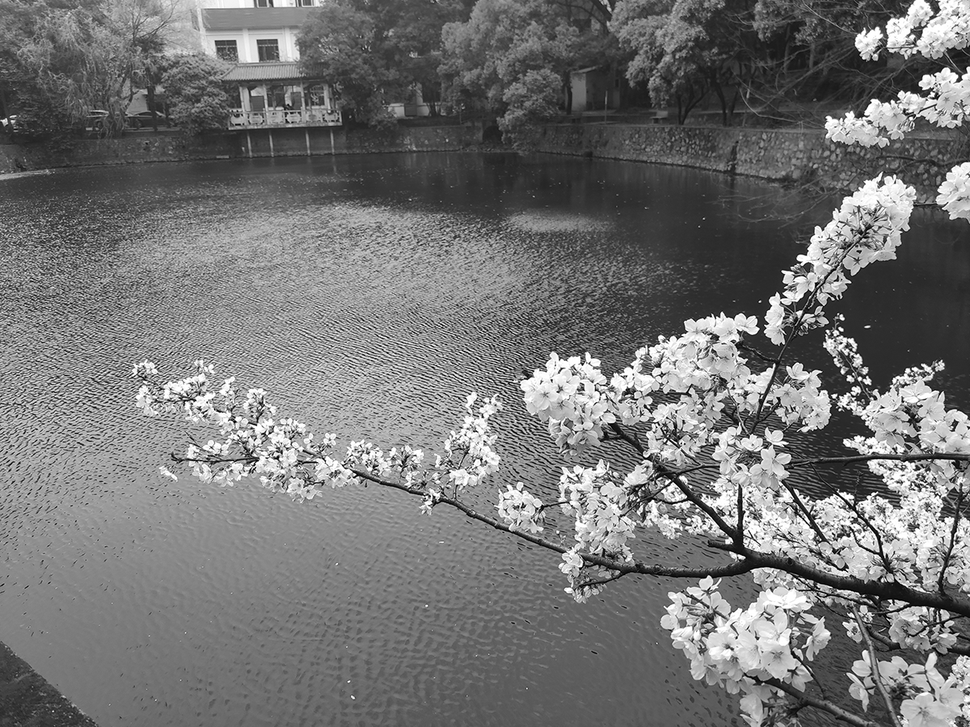
#> input picture courses/digital_image_processing/homework1/sakura.png, 970 x 727 px, shrunk from 1200 x 900 before the run
$ python homework1.py
#> lines starting #> are read from the running program, lines starting #| are printed output that depends on the picture
#> further down, image_sakura is the input picture: shape (727, 970); min 0, max 255, mean 116.1
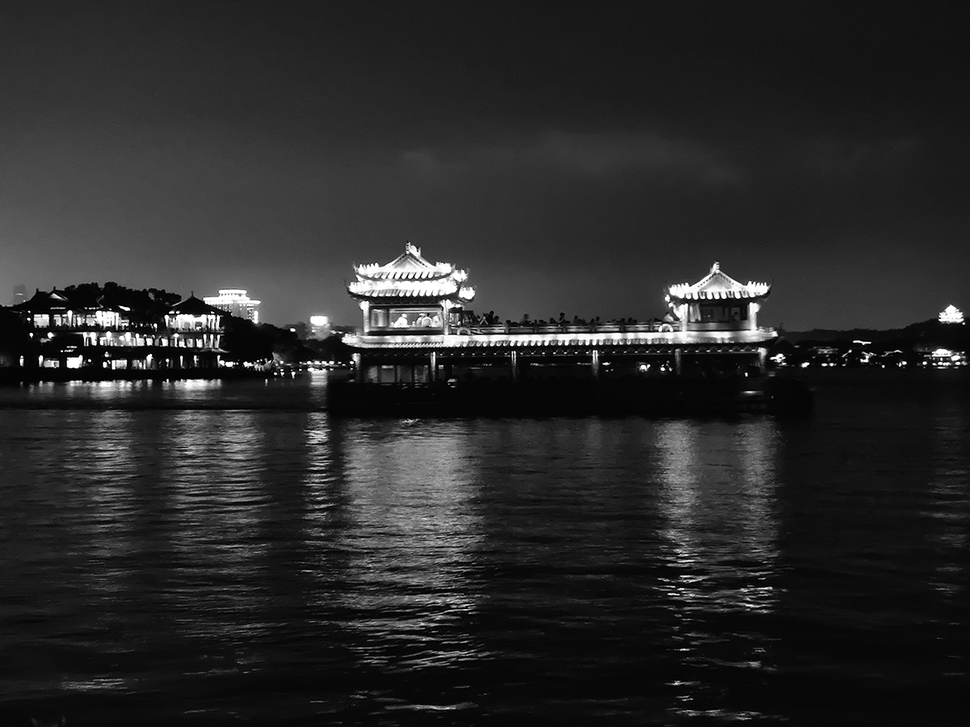
#> input picture courses/digital_image_processing/homework1/west_lake.png, 970 x 727 px, shrunk from 1200 x 900 before the run
#> further down, image_west_lake is the input picture: shape (727, 970); min 0, max 255, mean 41.7
import cv2
import numpy as np


def grayscale_image(image):
	"""
	进行8位分解图像
	:param image: 原始图像
	:return:
	"""
	# 储存分解图像的数组
	g_image_array = []

	# 对图像的每一位使用位运算进行提取并存入数组
	for i in range(8):
		g_image_array.append(image % 2)
		image = image // 2
#> this loop made 8 passes
#> pass 2, in grayscale_image, `image = image // 2`:
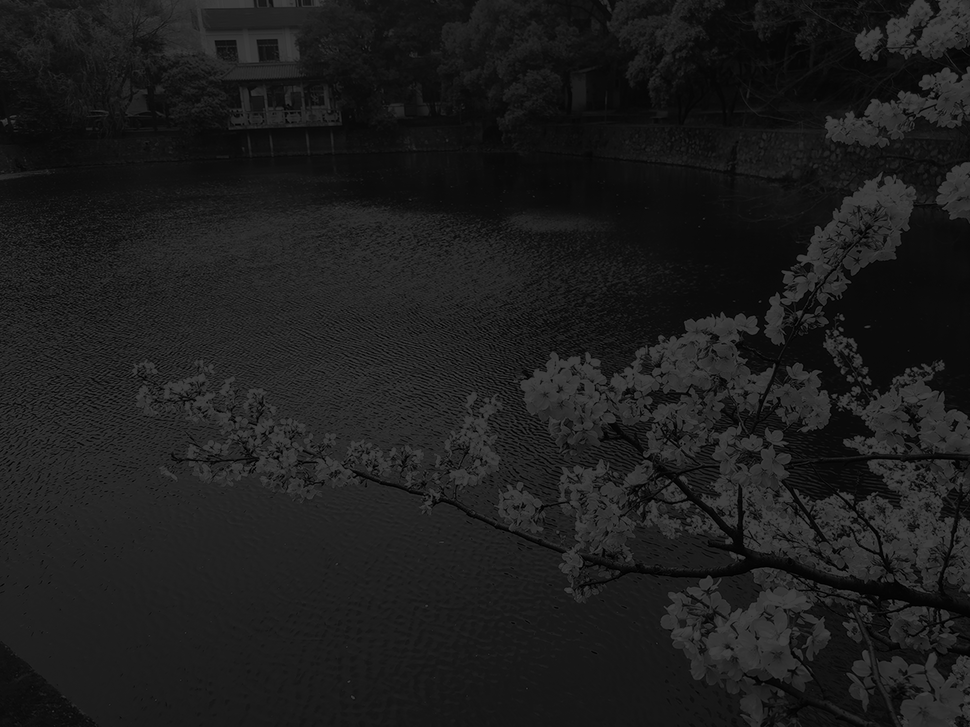
#> image: shape (727, 970); min 0, max 63, mean 28.6
#> after the loop: image: shape (727, 970); every value is 0
#> after the loop, g_image_array = 8 items

	# 将提取后的图像中的0和1分别变为0和255进行二值化
	for i in range(len(g_image_array)):
		g_image_array[i] = g_image_array[i] * 255

		# 显示当前灰度层次的图像
		cv2.namedWindow('demo', 0)
		cv2.imshow("demo", g_image_array[i])
		cv2.waitKey(0)
		cv2.destroyAllWindows()

		# 写入文件
		cv2.imwrite(f"./result/sakura_grayscale_{i}.png", g_image_array[i])
#> this loop made 8 passes
#> pass 1, in grayscale_image, `cv2.imshow("demo", g_image_array[i])`:
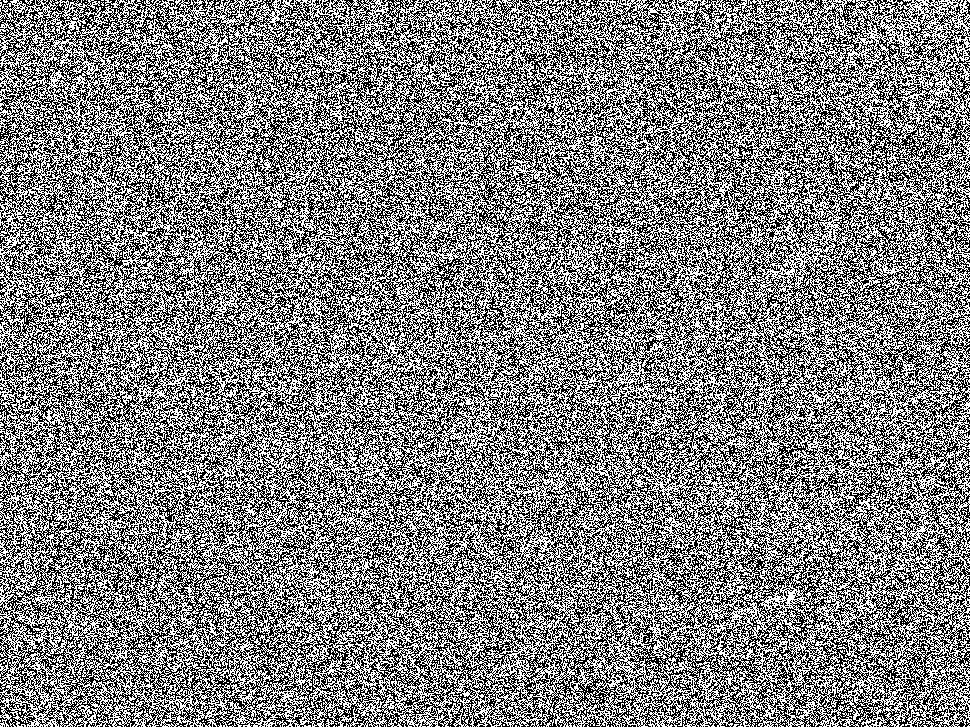
#> window 'demo': shape (727, 970); 50.3% white; black in thin lines or dots
#> pass 2, in grayscale_image, `cv2.imshow("demo", g_image_array[i])`:
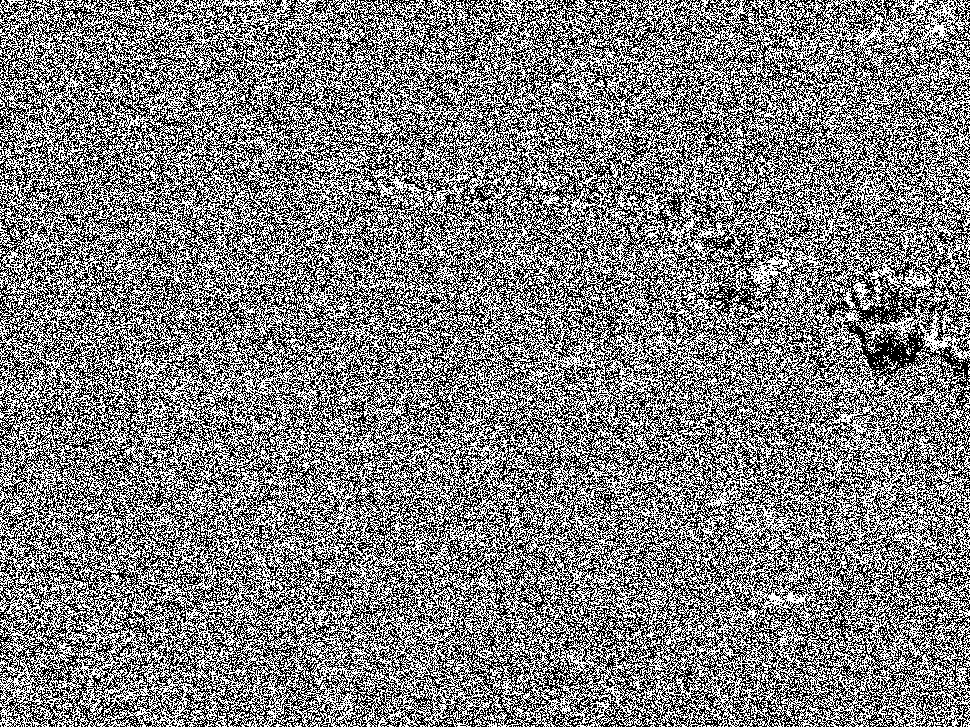
#> window 'demo': shape (727, 970); 50.2% white; black in thin lines or dots

def grayscale_image2(image):
	"""
	查看图像的高4比特和低4比特
	:param image: 原始图像
	:return:
	"""
	# 储存分解图像的数组
	g_image_array = []

	# 对图像的每四位使用位运算进行提取并存入数组
	for i in range(2):
		g_image_array.append(image % 16)
		image = image // 16
#> after the loop, g_image_array = 2 items

	# 将提取后的图像中的数扩展到8位
	for i in range(len(g_image_array)):
		g_image_array[i] = g_image_array[i] * 16

		# 显示当前灰度层次的图像
		cv2.namedWindow('demo', 0)
		cv2.imshow("demo", g_image_array[i])
		cv2.waitKey(0)
		cv2.destroyAllWindows()

		# 写入文件
		cv2.imwrite(f"./result/sakura_grayscale(4bit)_{i}.png", g_image_array[i])
#> this loop made 2 passes
#> pass 1, in grayscale_image2, `cv2.imshow("demo", g_image_array[i])`:
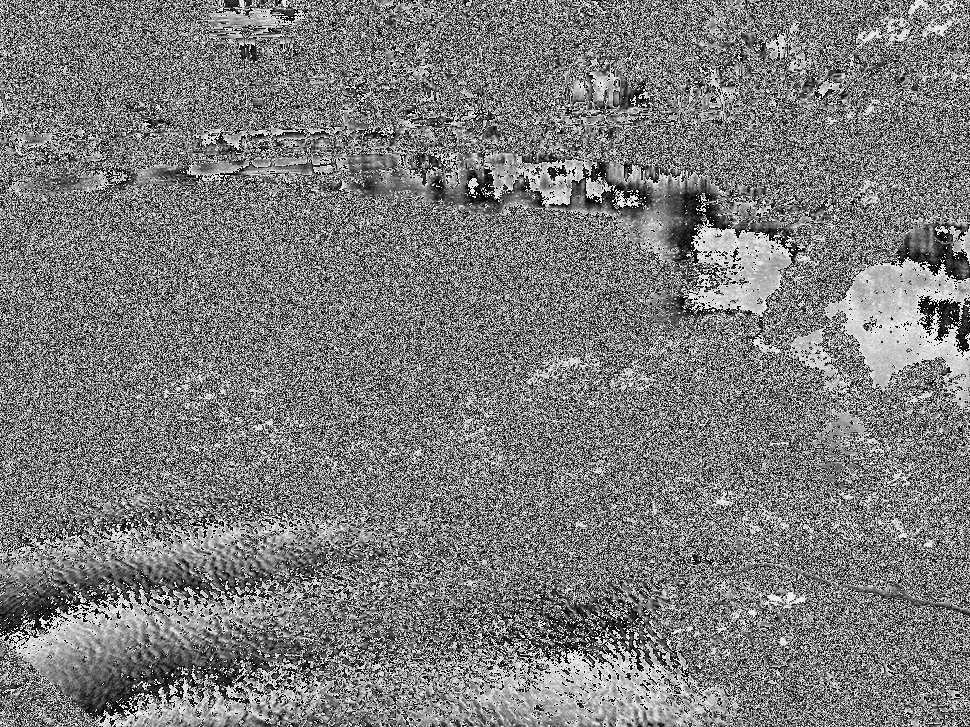
#> window 'demo': shape (727, 970); min 0, max 240, mean 123.8


def histogram_equalization(image):
	"""
	对图像的直方图进行均衡化
	:param image: 原始图像
	:return:
	"""
	# 灰阶数组
	gray_level_array = np.zeros(256)

	i_height = image.shape[0]
#> i_height = 727
	i_width = image.shape[1]
#> i_width = 970

	# 统计出每个灰阶像素点的个数并存入数组
	for i in range(i_height):
		for j in range(i_width):
			gray_level_array[image[i, j]] += 1

	# 原始直方图数组
	probability_array = np.zeros(256)
	for i in range(256):
		probability_array[i] = gray_level_array[i] / (i_height * i_width)

	# 累计直方图数组
	cumulative_probability_array = np.zeros(256)
	cumulative_probability_array[0] = probability_array[0]

	# 填入累计直方图数组，累计直方图 = 上一灰阶累计直方图 + 当前直方图
	for i in range(1, 256):
		cumulative_probability_array[i] = cumulative_probability_array[i - 1] + probability_array[i]
#> after the loop, cumulative_probability_array = 256 values from 0.00284 to 1

	# 转换数组，后续可以进行查表计算，优化程序速度
	convert_array = np.zeros(256)
	for i in range(256):
		convert_array[i] = int(cumulative_probability_array[i] * 255 + 0.5)
#> after the loop, convert_array = 256 values from 1 to 255

	# 进行直方图均衡化计算，进行取整扩展
	for i in range(i_height):
		for j in range(i_width):
			image[i, j] = convert_array[image[i, j]]
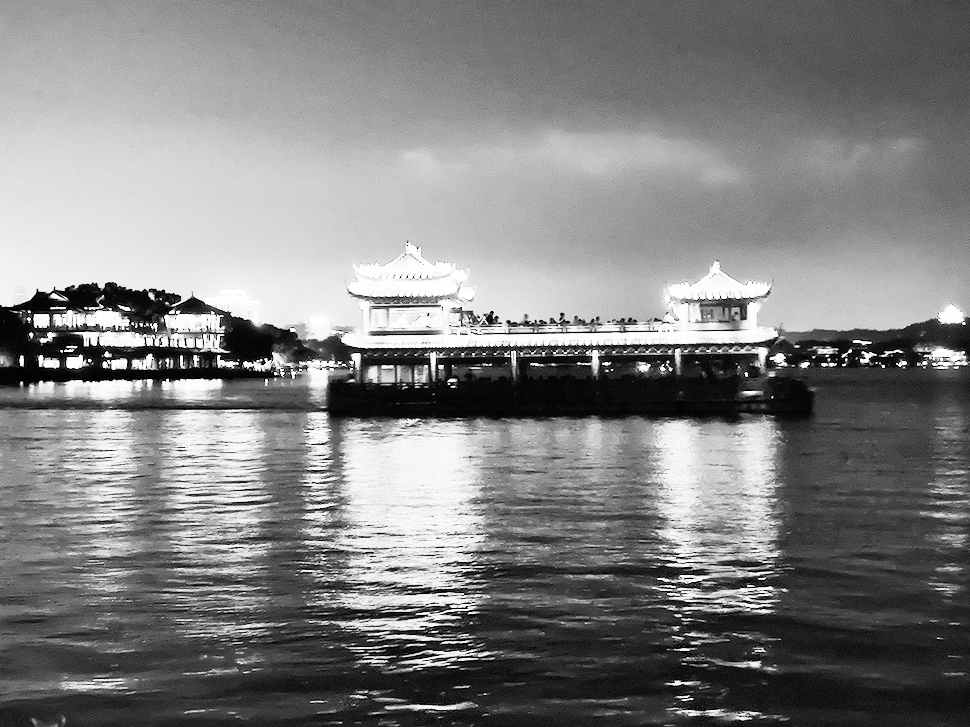
#> image: shape (727, 970); min 1, max 255, mean 129.2

	# 显示直方图均衡化之后的图像
	cv2.namedWindow('demo', 0)
	cv2.imshow("demo", image)
	cv2.waitKey(0)
	cv2.destroyAllWindows()

	# 写入文件
	cv2.imwrite("./result/west_lake_equalization.png", image)


if __name__ == '__main__':
	# 读入图像
	image_sakura = cv2.imread("./sakura.png", cv2.IMREAD_GRAYSCALE)
	image_west_lake = cv2.imread("./west_lake.png", cv2.IMREAD_GRAYSCALE)

	# 图像8位分解
	grayscale_image(image_sakura)

	# 图像高4比特和低4比特
	grayscale_image2(image_sakura)

	# 图像直方图均衡化
	histogram_equalization(image_west_lake)
